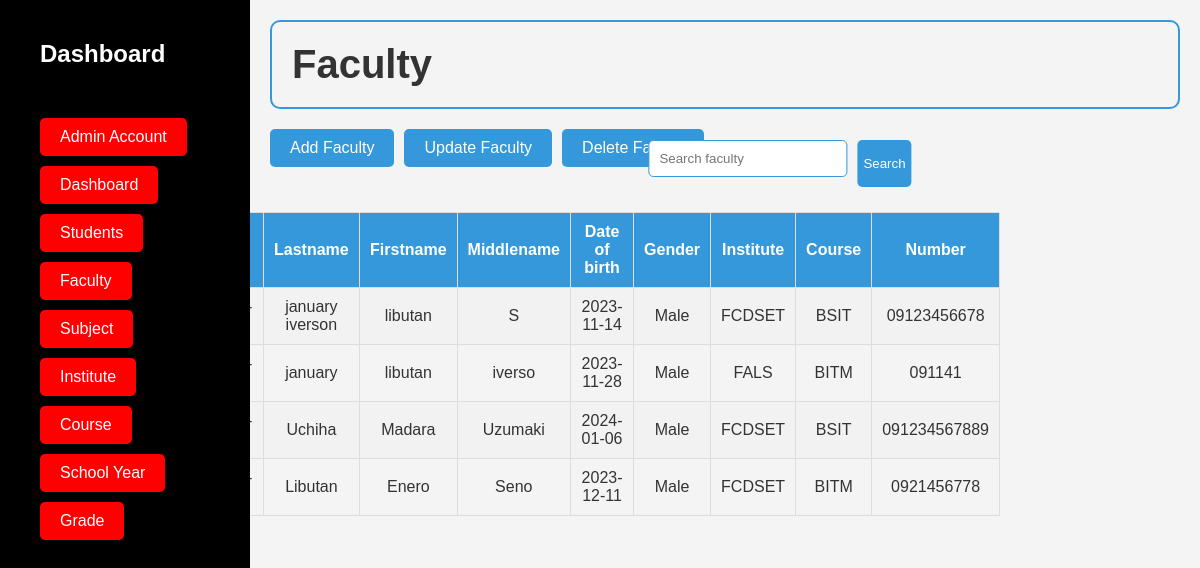
Screenshot of /integrative/view/faculty.php (signed in) with the database file from the repository.
### tables this page shows
CREATE TABLE `faculty` (
  `id` varchar(100) NOT NULL,
  `lastname` varchar(100) NOT NULL,
  `firstname` varchar(100) NOT NULL,
  `middlename` varchar(100) NOT NULL,
  `dbirth` varchar(100) NOT NULL,
  `gender` varchar(100) NOT NULL,
  `institute` varchar(100) NOT NULL,
  `course` varchar(100) NOT NULL,
  `number` varchar(100) NOT NULL
);

### integrative/view/faculty.php (the view, shortened to what this page needs)
<?php
include(__DIR__ . "/partial/header.php");
include(__DIR__ . "/partial/nav.php");
?>
<div class="content">
    <h1>Faculty</h1>
    <div class="course-content">
        <a href="insertfaculty.php">Add Faculty</a>
        <a href="updatefaculty.php">Update Faculty</a>
        <a href="deletefaculty.php">Delete Faculty</a>
    </div>
</div>
<main>
    <?php
    include "../Login/database.php";
    $qry = "SELECT * FROM faculty";
    $result = mysqli_query($conn, $qry);
    if ($result->num_rows > 0) {
        echo "<div class='table-container'>";
        echo "<table class='t1'>
                <tr>
                    <th>Id </th>
                    <th>Lastname</th>
                    <th>Firstname</th>
                    <th>Middlename</th>
                    <th>Date of birth</th>
                    <th>Gender</th>
                    <th>Institute</th>
                    <th>Course</th>
                    <th>Number</th>
                </tr>";
        while ($row = $result->fetch_assoc()) {
            echo "<tr>
                    <td>" . $row['id'] . "</td>
                    <td>" . $row['lastname'] . "</td>
                    <td>" . $row['firstname'] . "</td>
                    <td>" . $row['middlename'] . "</td>
                    <td>" . $row['dbirth'] . "</td>
                    <td>" . $row['gender'] . "</td>
                    <td>" . $row['institute'] . "</td>
                    <td>" . $row['course'] . "</td>
                    <td>" . $row['number'] . "</td>
                  </tr>";
        }
        echo "</table>";
        echo "</div>";
    } else {
        echo "<p>No courses found.</p>";
    }
    ?>
     <form action="facultysearch.php" method="get" class="form1">
        <input type="text" id="search" name="query" placeholder="Search faculty">
        <button type="submit">Search</button>
    </form>
</main>
<?php
include(__DIR__ . "/partial/footer.php");
?>

### integrative/view/style.dashboard.css (style rules this page uses)
body, h1, h2, ul, li { margin: 0; padding: 0; }
body { font-family: "Arial", sans-serif; }
body { background-color: #f4f4f4; color: #333; }
h1 { font-size: 40px; text-align: left; border: 2px solid #3498db; padding: 20px; border-radius: 10px; margin-bottom: 20px; }
a { display: inline-block; color: transparent; text-decoration: none; background-color: red; border-radius: 5px; padding: 10px 20px; margin-right: 10px; }
.content { margin-left: 250px; flex-grow: 1; padding: 20px; box-sizing: border-box; }
.course-content { display: flex; flex-direction: row; align-items: start; margin-top: 20px; }
.course-content a { display: inline-block; padding: 10px 20px; margin-right: 10px; color: #fff; background-color: #3498db; text-decoration: none; border-radius: 5px; transition: background-color 0.3s; }
.table-container { max-width: 800px; margin: auto; padding: 5px; overflow-x: auto; }
.table-container table { width: 100%; margin: 20px 0; border-collapse: collapse; }
.table-container th, .table-container td { border: 1px solid #ddd; padding: 10px; text-align: center; }
table { border-collapse: collapse; width: 50%; margin: 20px auto; }
th, td { padding: 10px; text-align: center; }
th { background-color: #3498db; color: #fff; }
tbody tr:nth-child(even) { background-color: #f2f2f2; }
input { width: 100%; padding: 10px; margin-bottom: 10px; border: 1px solid #3498db; border-radius: 5px; box-sizing: border-box; }
.form1 { display: flex; flex-direction: row; position: absolute; top: 17.5%; left: 65%; transform: translateX(-50%); }
button { padding: 6px; background-color: #3498db; color: white; border: none; border-radius: 5px; cursor: pointer; margin-left: 10px; }

### rows the page displays
faculty: lastname "january iverson", firstname "libutan", middlename "S", dbirth "2023-11-14", gender "Male", institute "FCDSET", course "BSIT", number "09123456678"
faculty: lastname "january", firstname "libutan", middlename "iverso", dbirth "2023-11-28", gender "Male", institute "FALS", course "BITM", number "091141"
faculty: lastname "Uchiha", firstname "Madara", middlename "Uzumaki", dbirth "2024-01-06", gender "Male", institute "FCDSET", course "BSIT", number "091234567889"
faculty: lastname "Libutan", firstname "Enero", middlename "Seno", dbirth "2023-12-11", gender "Male", institute "FCDSET", course "BITM", number "0921456778"
